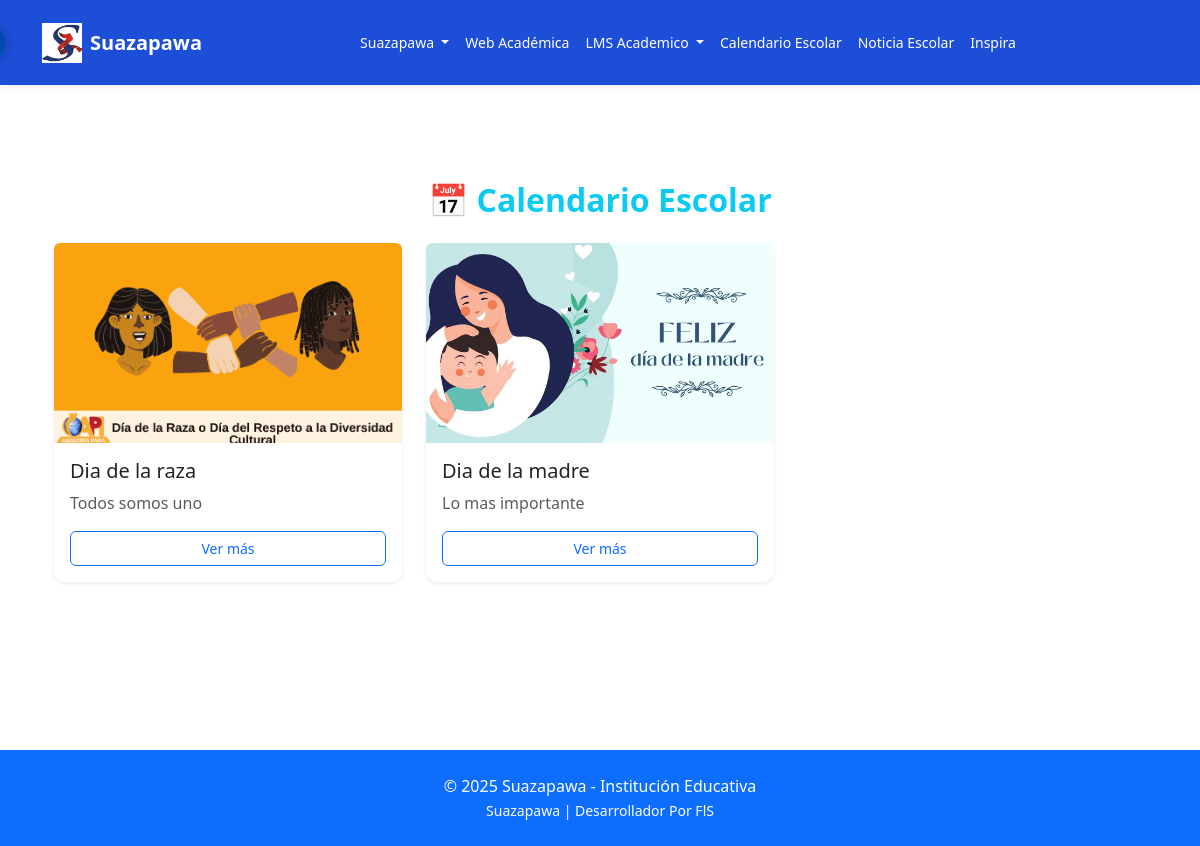
Page /calendario/ on the committed database.
### web/models.py (models this page shows, shortened)
class Evento(models.Model):
    titulo = models.CharField(max_length=100)
    descripcion_corta = models.CharField(max_length=200)
    descripcion_detallada = models.TextField()
    fecha = models.DateField()
    hora = models.TimeField()
    lugar = models.CharField(max_length=100)
    imagen = models.ImageField(upload_to='calendario')

### web/views.py (the view)
# urls.py: path('calendario/', calendarioView.as_view(), name='calendario'),
class calendarioView(TemplateView):
    template_name = "public/calendario.html"

### web/templates/public/calendario.html (shortened to what this page needs)
{% extends 'base.html' %}
{% load static %}
{% block content %}
<div class="container py-5">
  <h2 class="text-center text-info fw-bold mb-4">📅 Calendario Escolar</h2>
  <div class="row">
    {% for evento in eventos %}
      <div class="col-md-4 mb-4">
        <div class="card h-100 shadow-sm border-0">
          <img src="{{ evento.imagen.url }}" class="card-img-top img-fluid rounded-top" alt="{{ evento.titulo }}">
          <div class="card-body d-flex flex-column">
            <h5 class="card-title">{{ evento.titulo }}</h5>
            <p class="card-text text-muted">{{ evento.descripcion_corta }}</p>
            <button class="btn btn-outline-primary mt-auto" type="button" data-bs-toggle="collapse" data-bs-target="#evento{{ evento.id }}">
              Ver más
            </button>
          </div>
        </div>
      </div>
    {% empty %}
      <div class="text-center">
        <p class="text-muted">No hay eventos programados por ahora.</p>
      </div>
    {% endfor %}
  </div>
</div>
{% endblock %}

### web/static/css/style.css (style rules this page uses)
:root { --azul-suazapawa: #1d4ed8; --azul-hover: #3b82f6; --rojo-elegante: #dc2626; --cyan-suave: #0ea5e9; --blanco: #ffffff; --texto-gris: #1f2937; }
body { background-color: var(--blanco); color: var(--texto-gris); font-family: 'Segoe UI', sans-serif; }
.card-img-top { height: 200px; object-fit: cover; border-top-left-radius: 0.5rem; border-top-right-radius: 0.5rem; }
.card { border-radius: 12px; }
.card-body input, .card-body button { font-size: 14px; }

### rows in the picture
Evento: imagen (picture), titulo "Dia de la raza", descripcion_corta "Todos somos uno"
Evento: imagen (picture), titulo "Dia de la madre", descripcion_corta "Lo mas importante"
